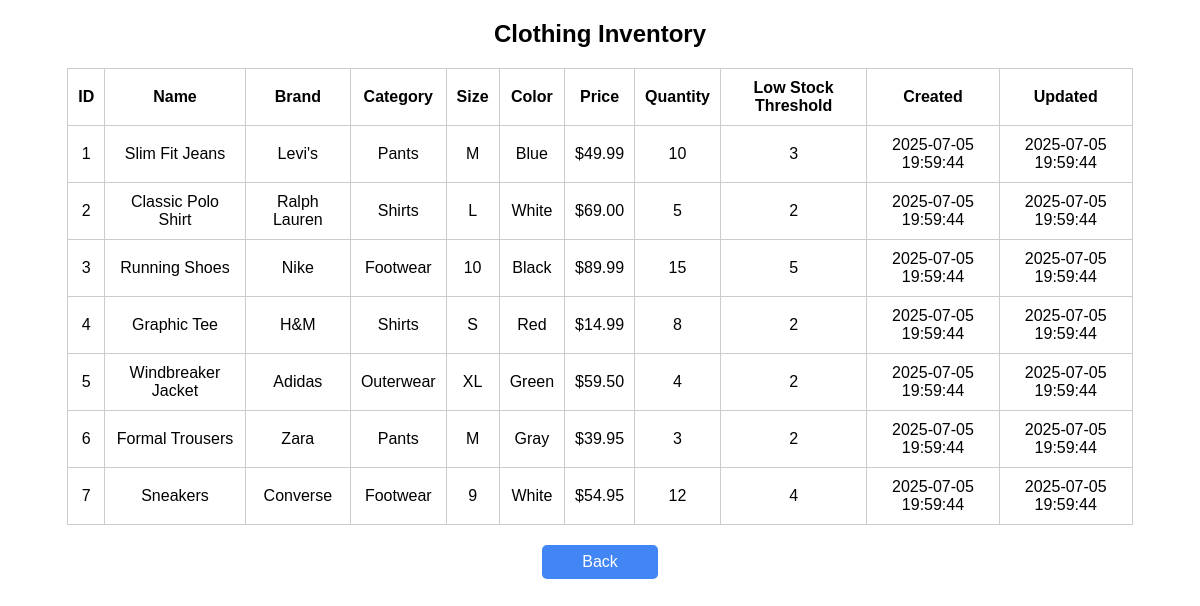
/view_inventory.php (signed in), run on the app's committed database.
### tables this page shows
CREATE TABLE IF NOT EXISTS product (
  idproduct INT NOT NULL AUTO_INCREMENT,
  name VARCHAR(45),
  brand VARCHAR(45),
  category VARCHAR(45),
  size VARCHAR(45),
  color VARCHAR(45),
  price VARCHAR(45),
  quantity INT,
  low_stock_threshold INT,
  created_at DATETIME,
  updated_at DATETIME,
  status ENUM('pending', 'approved', 'rejected') DEFAULT 'pending',
  PRIMARY KEY (idproduct)
);

### view_inventory.php (the view, shortened to what this page needs)
<?php
require_once 'db_connect.php';
$is_admin = isset($_SESSION['role']) && $_SESSION['role'] === 'admin';
$back_link = $is_admin ? 'dashboard.php' : 'employee_dashboard.php';
if ($is_admin) {
    $sql = "SELECT * FROM product ORDER BY idproduct ASC";
} else {
    $sql = "SELECT * FROM product WHERE status = 'approved' ORDER BY idproduct ASC";
}
$result = $conn->query($sql);
?>
<!DOCTYPE html>
<html>
<head>
</head>
<body>
<h2>Clothing Inventory</h2>
<table>
    <tr>
        <th>ID</th>
        <th>Name</th>
        <th>Brand</th>
        <th>Category</th>
        <th>Size</th>
        <th>Color</th>
        <th>Price</th>
        <th>Quantity</th>
        <th>Low Stock Threshold</th>
        <th>Created</th>
        <th>Updated</th>
    </tr>
    <?php if ($result && $result->num_rows > 0): ?>
        <?php while ($row = $result->fetch_assoc()): ?>
            <tr class="<?= ($row['quantity'] <= $row['low_stock_threshold']) ? 'low-stock' : '' ?>">
                <td><?= $row['idproduct'] ?></td>
                <td><?= $row['name'] ?></td>
                <td><?= $row['brand'] ?></td>
                <td><?= $row['category'] ?></td>
                <td><?= $row['size'] ?></td>
                <td><?= $row['color'] ?></td>
                <td><?= $row['price'] ?></td>
                <td><?= $row['quantity'] ?></td>
                <td><?= $row['low_stock_threshold'] ?></td>
                <td><?= $row['created_at'] ?></td>
                <td><?= $row['updated_at'] ?></td>
            </tr>
        <?php endwhile; ?>
    <?php else: ?>
        <tr><td colspan="<?= $is_admin ? '12' : '11' ?>">No products found.</td></tr>
    <?php endif; ?>
</table>
<a class="button" href="<?= $back_link ?>">Back</a>
</body>
</html>

### view_inventory.php (style rules this page uses)
body { font-family: Arial, sans-serif; }
h2 { text-align: center; }
table { margin: 20px auto; border-collapse: collapse; width: 90%; }
th, td { padding: 10px; border: 1px solid #ccc; text-align: center; }
a.button { display: block; width: 100px; margin: 20px auto; text-align: center; background-color: #4285f4; color: white; padding: 8px; text-decoration: none; border-radius: 5px; }

### data on the page
product: idproduct "1", name "Slim Fit Jeans", brand "Levi's", category "Pants", size "M", color "Blue", price "$49.99", quantity "10", low_stock_threshold "3", created_at "2025-07-05 19:59:44", updated_at "2025-07-05 19:59:44"
product: idproduct "2", name "Classic Polo Shirt", brand "Ralph Lauren", category "Shirts", size "L", color "White", price "$69.00", quantity "5", low_stock_threshold "2", created_at "2025-07-05 19:59:44", updated_at "2025-07-05 19:59:44"
product: idproduct "3", name "Running Shoes", brand "Nike", category "Footwear", size "10", color "Black", price "$89.99", quantity "15", low_stock_threshold "5", created_at "2025-07-05 19:59:44", updated_at "2025-07-05 19:59:44"
product: idproduct "4", name "Graphic Tee", brand "H&M", category "Shirts", size "S", color "Red", price "$14.99", quantity "8", low_stock_threshold "2", created_at "2025-07-05 19:59:44", updated_at "2025-07-05 19:59:44"
product: idproduct "5", name "Windbreaker Jacket", brand "Adidas", category "Outerwear", size "XL", color "Green", price "$59.50", quantity "4", low_stock_threshold "2", created_at "2025-07-05 19:59:44", updated_at "2025-07-05 19:59:44"
product: idproduct "6", name "Formal Trousers", brand "Zara", category "Pants", size "M", color "Gray", price "$39.95", quantity "3", low_stock_threshold "2", created_at "2025-07-05 19:59:44", updated_at "2025-07-05 19:59:44"
product: idproduct "7", name "Sneakers", brand "Converse", category "Footwear", size "9", color "White", price "$54.95", quantity "12", low_stock_threshold "4", created_at "2025-07-05 19:59:44", updated_at "2025-07-05 19:59:44"
